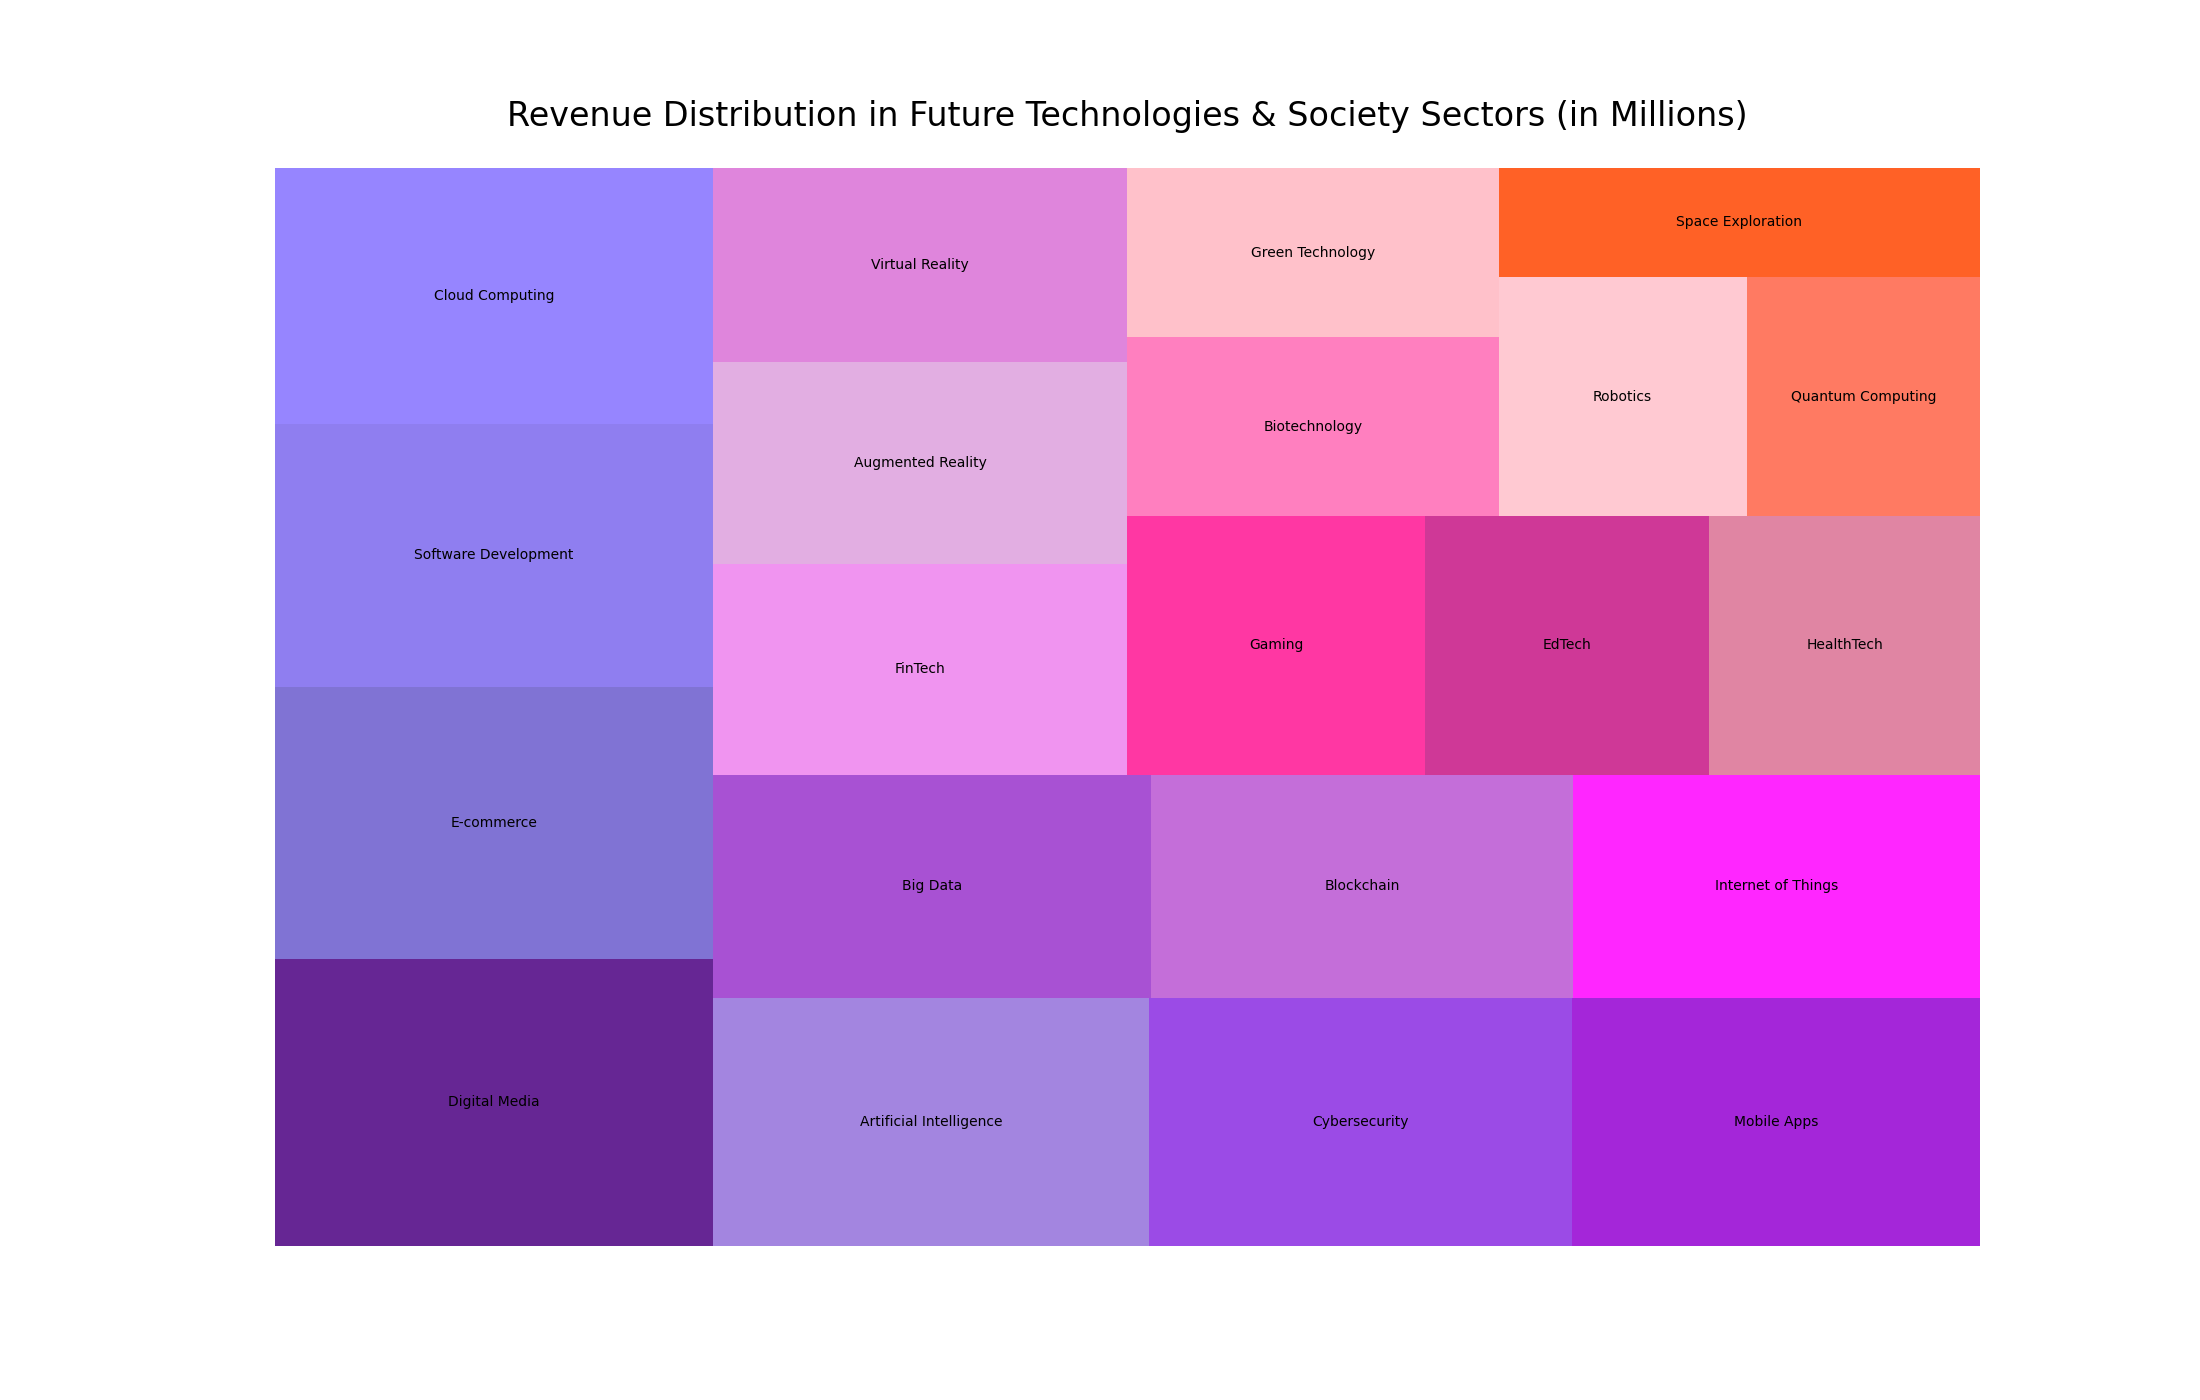

The script that drew this image:

import matplotlib.pyplot as plt
import pandas as pd
import squarify

data = {
    'Category': [
        'Digital Media', 'E-commerce', 'Software Development', 'Cloud Computing', 
        'Artificial Intelligence', 'Cybersecurity', 'Mobile Apps', 'Big Data', 
        'Blockchain', 'Internet of Things', 'FinTech', 'Augmented Reality', 
        'Virtual Reality', 'Gaming', 'EdTech', 'HealthTech', 'Biotechnology', 
        'Green Technology', 'Robotics', 'Quantum Computing', 'Space Exploration'
    ],
    'Revenue (Millions)': [
        7200, 6800, 6600, 6400, 6200, 6000, 5800, 5600, 
        5400, 5200, 5000, 4800, 4600, 4400, 4200, 4000, 
        3800, 3600, 3400, 3200, 3000
    ]
}

df = pd.DataFrame(data)

colors = [
    '#4B0082', '#6A5ACD', '#7B68EE', '#8470FF', '#9370DB', 
    '#8A2BE2', '#9400D3', '#9932CC', '#BA55D3', '#FF00FF', 
    '#EE82EE', '#DDA0DD', '#DA70D6', '#FF1493', '#C71585', 
    '#DB7093', '#FF69B4', '#FFB6C1', '#FFC0CB', '#FF6347', 
    '#FF4500'
]

plt.figure(figsize=(22, 14))

squarify.plot(sizes=df['Revenue (Millions)'], label=df['Category'], color=colors, alpha=0.85)

plt.title('Revenue Distribution in Future Technologies & Society Sectors (in Millions)', fontsize=24, pad=30)
plt.axis('off')
plt.show()
